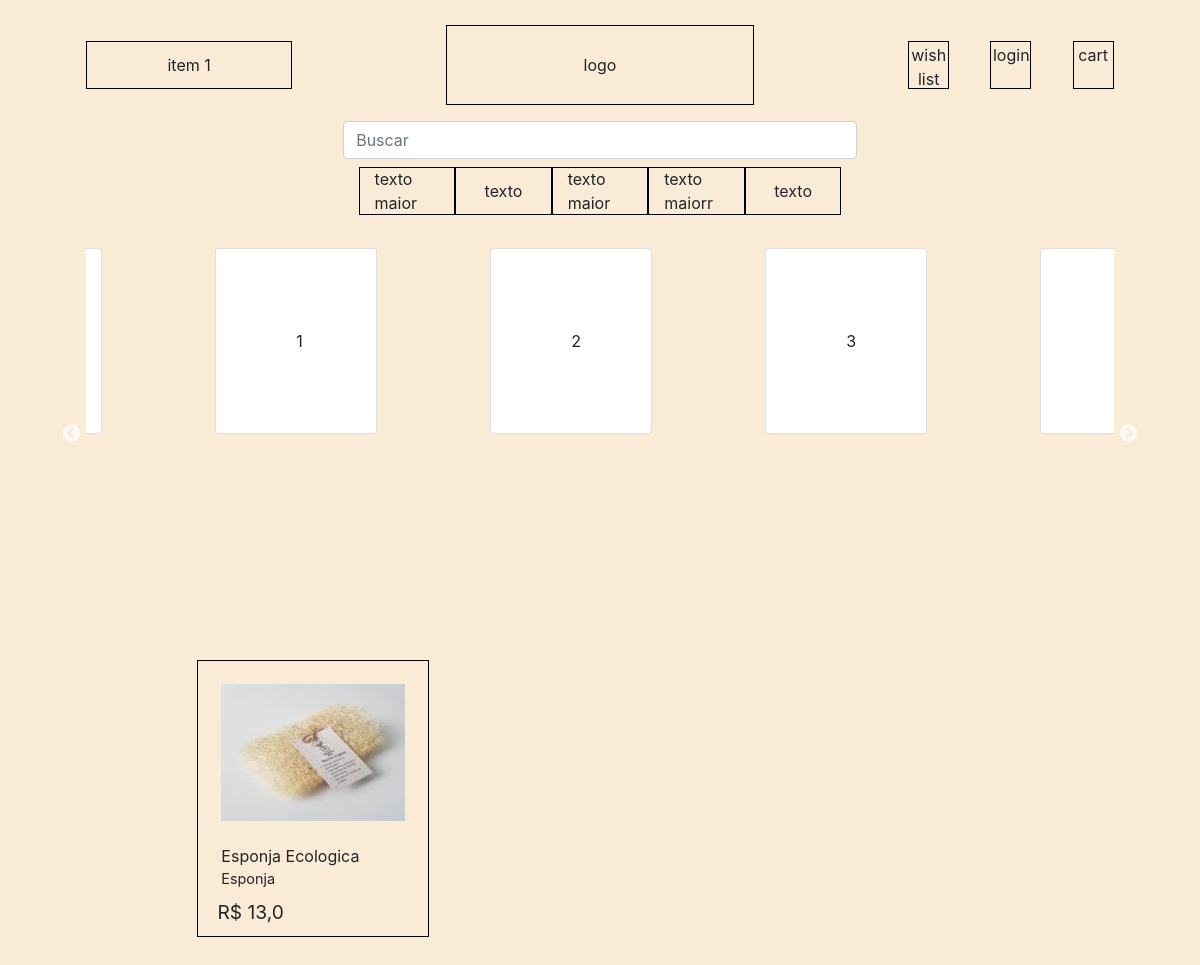
The page / on the database its author committed.
### ecosite/models.py (models this page shows, shortened)
class Imagem(models.Model):
    img = models.ImageField(upload_to='images/', null=True, blank=True)
    produto = models.ForeignKey(Produto, on_delete=models.CASCADE, related_name="imagem")

class Produto(models.Model):
    loja = models.ForeignKey(Empresa, on_delete=models.CASCADE, related_name="produto")
    nome = models.CharField(max_length=60)
    preco = models.FloatField()
    home = models.BooleanField(default=1)
    descricao = models.CharField(max_length=300)
    qnt_compra_max = models.IntegerField()
    quantidade_estoque = models.IntegerField()

### ecosite/views.py (the view)
# urls.py: path('', views.index, name='index'),
def index(request):
    return index_render(request, False)

### ecosite/views.py (called while the page is built)
def index_render(request, alert_logado):
    produtos=[]
    for i in Produto.objects.filter(home=1):
        try:
            imag = Imagem.objects.filter(produto=i)[0].img
        except:
            continue
        produtos.append([i.nome, i.preco, imag, i.descricao])
    if request.user.is_authenticated:
        return render(request, "ecosite/index_autenticado.html", {
            "produtos": produtos,
            "message": 'Usuario autenticado',
            "recem_logado": alert_logado,
            "is_proprietario": request.user.is_proprietario,
        })
    else:
        return render(request, "ecosite/index_novo.html", {
            "produtos": produtos,
        })

### ecosite/templates/ecosite/index_novo.html (shortened to what this page needs)
{% extends 'ecosite/layout.html' %}
{% load static %}
{% block head %}
<link rel="stylesheet" type="text/css" href="{% static 'ecosite/slick/slick.css' %}"/>
<link rel="stylesheet" type="text/css" href="{% static 'ecosite/slick/slick-theme.css' %}"/>
{% endblock %}
{% block body %}
<div class="d-flex justify-content-between" id="top">
    <div class="padrao d-flex align-items-center justify-content-center" id="item1">item 1</div>
    <div class="padrao d-flex align-items-center justify-content-center" id="logo">logo</div>
    <div class="d-flex justify-content-between" id="wish-log-cart">
        <div class="padrao texto" id="wishlist">
            wish list
        </div>
        <div class="padrao texto" id="login">
            login
        </div>
        <div class="padrao texto" id="cart">
            cart
        </div>
    </div>
</div>
<div class="d-flex justify-content-center">
    <div id="busca">
        <input id="busca-principal" type="text" placeholder="Buscar" class="form-control input-lg"/>
        <div class="row" style="margin-left:3%; margin-right:3%;">
            <div class="col padrao d-flex align-items-center justify-content-center</div>
            <div class="col padrao d-flex align-items-center justify-content-center">texto maior</div>
            <div class="col padrao d-flex align-items-center justify-content-center">texto</div>
            <div class="col padrao d-flex align-items-center justify-content-center">texto maior</div>
            <div class="col padrao d-flex align-items-center justify-content-center">texto maiorr</div>
            <div class="col padrao d-flex align-items-center justify-content-center">texto</div>
        </div>
    </div>
</div>
<div id="cards">
    <div class="card">1</div>
    <div class="card">2</div>
    <div class="card">3</div>
    <div class="card">4</div>
    <div class="card">9</div>
</div>
<div id="produtos" class="d-flex flex-wrap justify-content-left">
    {% for produto in produtos %}
        <div class="produto borda">
            <img src="{% static produto.2 %}" alt="imagem do produto {{ produto.2 }}" class="imagem-prod"/>
            <div class="texto-prod">
                <div class="nome-prod">{{ produto.0 }}</div>
                <div class="descricao-prod">{{ produto.3 }}</div>
                <div class="preco-prod">R&#x24; {{ produto.1 }}</div>
            </div>
        </div>
    {% endfor %}
</div>
{% endblock %}

### ecosite/static/ecosite/styles.css (style rules this page uses)
.borda { border-style: solid; border-color: black; border-width: 1px;; }
.texto { padding: 0.8%; text-align: center; vertical-align: middle; }
body { background-color: antiquewhite; }
#top { display: flex; justify-content: space-around; margin-top: 2.4%; margin-bottom: 1.6%; align-items: center; }
#item1 { width: 20%; }
#logo { width: 30%; height: 5em; }
#wish-log-cart { width: 20%; }
#wishlist, #login, #cart { width: 20%; }
.padrao { border-style: solid; border-color: black; height: 3em; border-width: 1px;; }
#busca { width: 50%; margin-bottom: 1.6%; }
#busca-principal { margin-bottom: 1.6%; }
#cards { margin-top: 1.6%; margin-bottom: 2.4%; overflow-y: visible; }
.card { position: relative; width: 10%; margin-left: 1%; margin-right: 1%; padding: 5em; z-index: 1; }
#produtos { padding-left: 10%; padding-right: 10%; }
.produto { position: relative; border-width: 1px; border-color: black; width: 14.5em; margin-left: 1%; margin-right: 1%; margin-top: 1.8%; }
.imagem-prod { height: 50%; width: 80%; margin: 10%; }
.texto-prod { margin-left: 10%; }
.preco-prod { position: absolute; font-size: 1.2em; bottom: 0.5em; left: 1em; }
.descricao-prod { font-size: 0.9em; }

### rows shown on the page
Imagem: img (picture)
Produto: nome "Esponja Ecologica", descricao "Esponja", preco "13,0"
